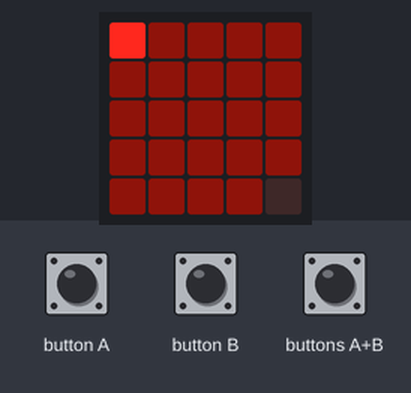
A program run on a simulated BBC micro:bit (MakeCode). Parts: the board's 5×5 LED display. Inputs (shaded band) come from the test bench. A reset restarts the program; random numbers come from a fixed seed.

Above: at 1.2 s.
1.3 s: button B pressed for 0.15 s
At 2.1 s:
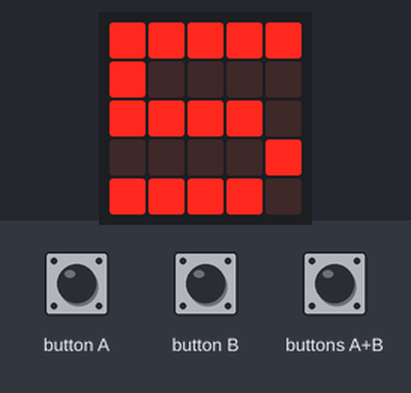
4.4 s: buttons A+B pressed for 0.15 s
At 5.9 s:
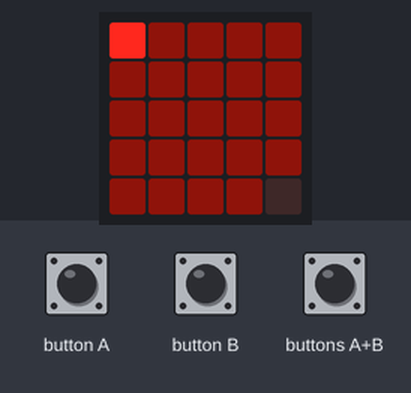
6.3 s: button B pressed for 0.15 s
At 7.1 s:
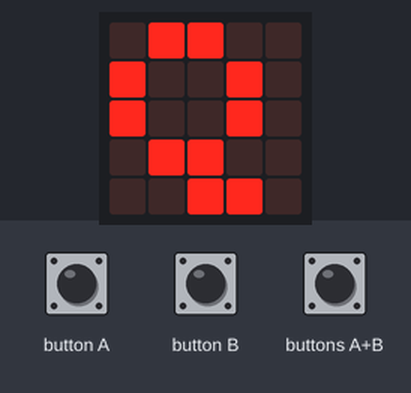
7.9 s: button B pressed for 0.15 s
At 9.8 s:
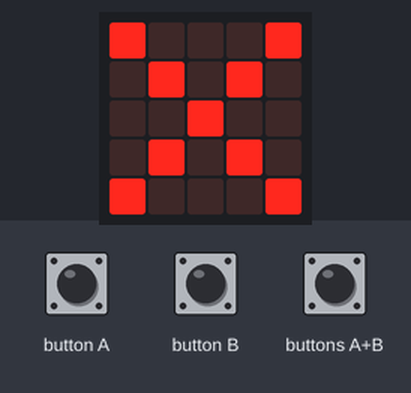
11.0 s: button B pressed for 0.15 s
At 13.16 s:
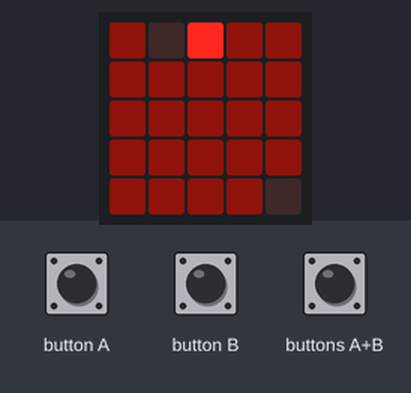
14.1 s: button B pressed for 0.15 s
At 14.9 s:
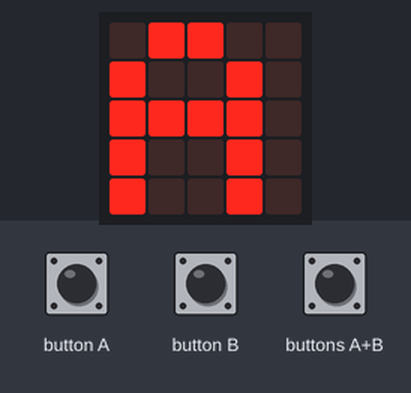
Timing chart, 0 to 17.1 s (numbered marks = the images above; inputs shaded):
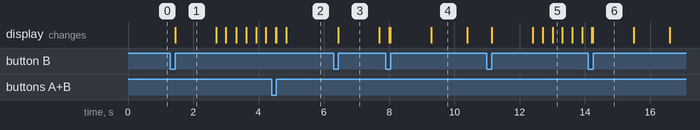

The program:

main.ts
```typescript
input.onButtonPressed(Button.A, function () {
    CheckCard()
    DrawCard()
})
function CheckCard () {
    card_result = false
    while (card_result == false) {
        c_num += 1
        if (c_num > 23) {
            c_num = 0
        }
        if (card[c_num] != "0") {
            card_result = true
        }
    }
}
input.onButtonPressed(Button.AB, function () {
    control.reset()
})
function DrawCard () {
    basic.clearScreen()
    for (let card_num = 0; card_num <= 23; card_num++) {
        if (card[card_num] != "0") {
            led.plotBrightness(card_num % 5, Math.trunc(card_num / 5), 15)
        }
    }
    led.plotBrightness(c_num % 5, Math.trunc(c_num / 5), 255)
}
input.onButtonPressed(Button.B, function () {
    es_card_num = c_num
    if (s_card_num != es_card_num) {
        basic.showString("" + (card[es_card_num]))
        basic.pause(500)
        if (s_card_num == -1) {
            s_card_num = es_card_num
            CheckCard()
        } else {
            handling += 1
            if (card[s_card_num] == card[es_card_num]) {
                basic.showIcon(IconNames.Happy)
                clear_count += 1
                if (clear_count == 12) {
                    while (true) {
                        basic.clearScreen()
                        basic.showString("Score:")
                        basic.showNumber(handling)
                    }
                }
                card[s_card_num] = "0"
                card[es_card_num] = "0"
                CheckCard()
            } else {
                basic.showIcon(IconNames.No)
            }
            s_card_num = -1
            basic.pause(500)
        }
        DrawCard()
    }
    es_card_num = -1
})
let card_result = false
let es_card_num = 0
let s_card_num = 0
let c_num = 0
let clear_count = 0
let handling = 0
let taihituka = ""
let f_count = 0
let s_num = 0
let card: string[] = []
let card_g = "A23456789JQK"
for (let counter = 0; counter <= 11; counter++) {
    card.push(card_g.charAt(counter))
    card.push(card_g.charAt(counter))
}
for (let index = 0; index < 100; index++) {
    s_num = Math.randomRange(0, 23)
    f_count = Math.randomRange(0, 23)
    taihituka = card[f_count]
    card[f_count] = card[s_num]
    card[s_num] = taihituka
}
handling = 0
clear_count = 0
c_num = 0
s_card_num = -1
es_card_num = -1
DrawCard()
basic.forever(function () {
    if (s_card_num != -1 && es_card_num == -1) {
        led.toggle(s_card_num % 5, Math.trunc(s_card_num / 5))
    }
})
```

test.ts
```typescript
// テストはここに来ます。このパッケージが拡張機能として使用されるときにはコンパイルされません。
```

Measured:
- after the input at 1.3 s, the display: changes after 0.15 s (image 1)
- after the input at 6.3 s, the display: changes after 0.15 s (image 3)
- after the input at 11.0 s, the display: first changes after 0.15 s (image 5 shows a later state)
- what the display in image 1 shows lasts 1.2 s, from 1.5 s to 2.7 s
- what the display in image 4 shows lasts 1.1 s, from 9.3 s to 10.4 s
